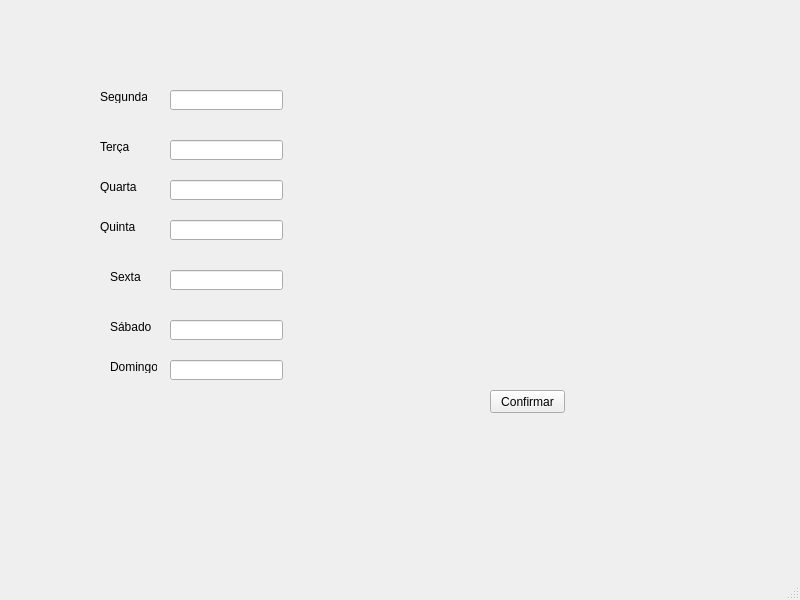
<?xml version="1.0" encoding="UTF-8"?>
<ui version="4.0">
 <class>MainWindow</class>
 <widget class="QMainWindow" name="MainWindow">
  <property name="geometry">
   <rect>
    <x>0</x>
    <y>0</y>
    <width>800</width>
    <height>600</height>
   </rect>
  </property>
  <property name="windowTitle">
   <string>MainWindow</string>
  </property>
  <widget class="QWidget" name="centralwidget">
   <widget class="QLineEdit" name="lineEdit">
    <property name="geometry">
     <rect>
      <x>170</x>
      <y>90</y>
      <width>113</width>
      <height>20</height>
     </rect>
    </property>
   </widget>
   <widget class="QLineEdit" name="lineEdit_2">
    <property name="geometry">
     <rect>
      <x>170</x>
      <y>140</y>
      <width>113</width>
      <height>20</height>
     </rect>
    </property>
   </widget>
   <widget class="QLineEdit" name="lineEdit_3">
    <property name="geometry">
     <rect>
      <x>170</x>
      <y>180</y>
      <width>113</width>
      <height>20</height>
     </rect>
    </property>
   </widget>
   <widget class="QLineEdit" name="lineEdit_4">
    <property name="geometry">
     <rect>
      <x>170</x>
      <y>220</y>
      <width>113</width>
      <height>20</height>
     </rect>
    </property>
   </widget>
   <widget class="QLineEdit" name="lineEdit_5">
    <property name="geometry">
     <rect>
      <x>170</x>
      <y>270</y>
      <width>113</width>
      <height>20</height>
     </rect>
    </property>
   </widget>
   <widget class="QLineEdit" name="lineEdit_6">
    <property name="geometry">
     <rect>
      <x>170</x>
      <y>320</y>
      <width>113</width>
      <height>20</height>
     </rect>
    </property>
   </widget>
   <widget class="QLineEdit" name="lineEdit_7">
    <property name="geometry">
     <rect>
      <x>170</x>
      <y>360</y>
      <width>113</width>
      <height>20</height>
     </rect>
    </property>
   </widget>
   <widget class="QLabel" name="label">
    <property name="geometry">
     <rect>
      <x>100</x>
      <y>90</y>
      <width>47</width>
      <height>13</height>
     </rect>
    </property>
    <property name="text">
     <string>Segunda</string>
    </property>
   </widget>
   <widget class="QLabel" name="label_2">
    <property name="geometry">
     <rect>
      <x>100</x>
      <y>140</y>
      <width>47</width>
      <height>13</height>
     </rect>
    </property>
    <property name="text">
     <string>Terça</string>
    </property>
   </widget>
   <widget class="QLabel" name="label_3">
    <property name="geometry">
     <rect>
      <x>100</x>
      <y>180</y>
      <width>47</width>
      <height>13</height>
     </rect>
    </property>
    <property name="text">
     <string>Quarta</string>
    </property>
   </widget>
   <widget class="QLabel" name="label_4">
    <property name="geometry">
     <rect>
      <x>100</x>
      <y>220</y>
      <width>47</width>
      <height>13</height>
     </rect>
    </property>
    <property name="text">
     <string>Quinta</string>
    </property>
   </widget>
   <widget class="QLabel" name="label_5">
    <property name="geometry">
     <rect>
      <x>110</x>
      <y>270</y>
      <width>47</width>
      <height>13</height>
     </rect>
    </property>
    <property name="text">
     <string>Sexta</string>
    </property>
   </widget>
   <widget class="QLabel" name="label_6">
    <property name="geometry">
     <rect>
      <x>110</x>
      <y>320</y>
      <width>47</width>
      <height>13</height>
     </rect>
    </property>
    <property name="text">
     <string>Sábado</string>
    </property>
   </widget>
   <widget class="QLabel" name="label_7">
    <property name="geometry">
     <rect>
      <x>110</x>
      <y>360</y>
      <width>47</width>
      <height>13</height>
     </rect>
    </property>
    <property name="text">
     <string>Domingo</string>
    </property>
   </widget>
   <widget class="QPushButton" name="pushButton">
    <property name="geometry">
     <rect>
      <x>490</x>
      <y>390</y>
      <width>75</width>
      <height>23</height>
     </rect>
    </property>
    <property name="text">
     <string>Confirmar</string>
    </property>
   </widget>
  </widget>
  <widget class="QMenuBar" name="menubar">
   <property name="geometry">
    <rect>
     <x>0</x>
     <y>0</y>
     <width>800</width>
     <height>21</height>
    </rect>
   </property>
  </widget>
  <widget class="QStatusBar" name="statusbar"/>
 </widget>
 <resources/>
 <connections/>
</ui>
